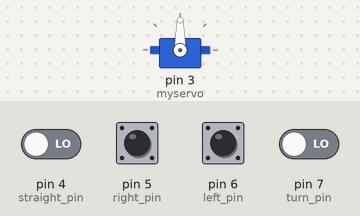
The sketch below on a simulated Arduino Uno, built with avr-gcc and run on an emulated ATmega328P. On the bench: servo. Inputs (shaded band) come from the test bench; at power-on: pin 4 (straight_pin), pin 5 (right_pin), pin 6 (left_pin), pin 7 (turn_pin) LOW.

Above: at 1.2 s.
1.3 s: pin 4 (straight_pin) driven HIGH
At 2.3 s:
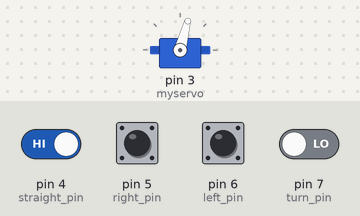
2.8 s: pin 4 (straight_pin) driven LOW and pin 7 (turn_pin) driven HIGH
At 3.5 s:
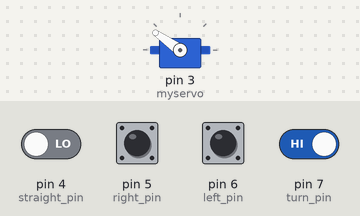
Timing chart, 0 to 5.8 s (numbered marks = the images above; inputs shaded):
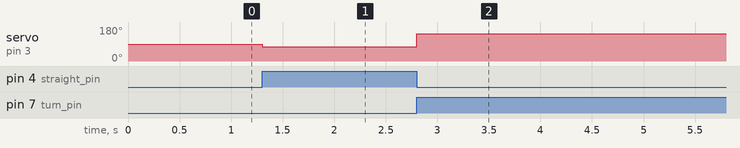

Measured:
- after the input at 1.3 s, servo on pin 3 (myservo): 90° → 75° at once
- after the input at 2.8 s, servo on pin 3 (myservo): 75° → 145° at once

The sketch:

servo.ino
```cpp
#include <Servo.h>

Servo myservo; // create servo object to control a servo
// twelve servo objects can be created on most boards

int pos = 75;       // variable to store the servo position
int pos_turn = 145; // variable to store the servo position
int straight_pin = 4;
int right_pin = 5;
int left_pin = 6;
int turn_pin = 7;

void setup()
{
    //Serial.begin(9600);
    myservo.attach(3); // attaches the servo on pin 9 to the servo object
    pinMode(straight_pin, INPUT);
    pinMode(right_pin, INPUT);
    pinMode(left_pin, INPUT);
    pinMode(turn_pin, INPUT);
}

void loop()
{
    int straight = digitalRead(straight_pin); // read the input pin
    int right = digitalRead(right_pin);       // read the input pin
    int left = digitalRead(left_pin);         // read the input pin
    int turn = digitalRead(turn_pin);         // read the input pin
    int sum = straight + right + left + turn;

    if (sum < 2)
    {
        if (straight == 1)
        {
            myservo.write(pos); // tell servo to go to position in variable 'pos'
            delay(100);
        }
        else if (right == 1)
        {
            myservo.write(pos + 2); // tell servo to go to position in variable 'pos'
            delay(100);
        }
        else if (left == 1)
        {
            myservo.write(pos - 2); // tell servo to go to position in variable 'pos'
            delay(100);
        }
        else if (turn == 1)
        {
            myservo.write(pos_turn); // tell servo to go to position in variable 'pos'
            delay(100);
        }
    }
}
```
